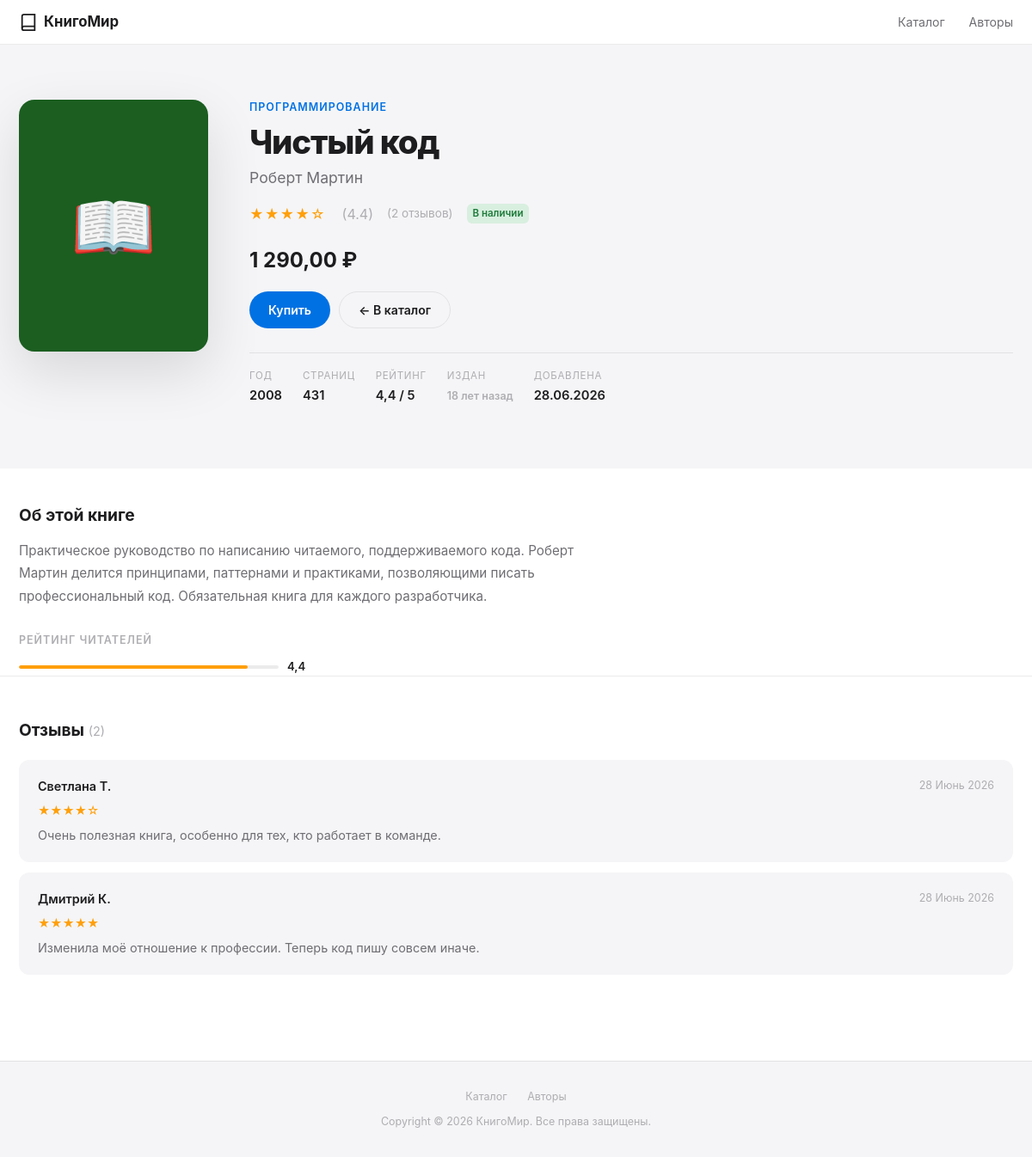
The page /book/21/ on the database its author committed.
### catalog/models.py (models this page shows, shortened)
class Genre(models.Model):
    name = models.CharField('Название жанра', max_length=100, unique=True)
    slug = models.SlugField('Slug', max_length=100, unique=True)
    class Meta:
        verbose_name = 'Жанр'
        verbose_name_plural = 'Жанры'
        ordering = ['name']

class Book(models.Model):
    STATUS_AVAILABLE = 'available'
    STATUS_OUT_OF_STOCK = 'out_of_stock'
    STATUS_COMING_SOON = 'coming_soon'
    STATUS_CHOICES = [
        (STATUS_AVAILABLE, 'В наличии'),
        (STATUS_OUT_OF_STOCK, 'Нет в наличии'),
        (STATUS_COMING_SOON, 'Скоро в продаже'),
    ]
    title = models.CharField('Название', max_length=255)
    author = models.ForeignKey(
        Author,
        on_delete=models.CASCADE,
        verbose_name='Автор',
        related_name='books',
    )
    genres = models.ManyToManyField(
        Genre,
        verbose_name='Жанры',
        related_name='books',
        blank=True,
    )
    description = models.TextField('Описание')
    published_year = models.PositiveSmallIntegerField('Год издания')
    pages = models.PositiveSmallIntegerField('Количество страниц')
    price = models.DecimalField('Цена (руб.)', max_digits=8, decimal_places=2)
    rating = models.FloatField(
        'Рейтинг',
        default=0.0,
        validators=[MinValueValidator(0.0), MaxValueValidator(5.0)],
    )
    status = models.CharField(
        'Статус',
        max_length=20,
        choices=STATUS_CHOICES,
        default=STATUS_AVAILABLE,
    )
    created_at = models.DateTimeField('Добавлена', auto_now_add=True)
    cover_color = models.CharField(
        'Цвет обложки (HEX)',
        max_length=7,
        default='#4A90D9',
        help_text='Например: #4A90D9',
    )
    class Meta:
        verbose_name = 'Книга'
        verbose_name_plural = 'Книги'
        ordering = ['-created_at']
    @property
    def is_available(self):
        return self.status == self.STATUS_AVAILABLE

class Author(models.Model):
    first_name = models.CharField('Имя', max_length=100)
    last_name = models.CharField('Фамилия', max_length=100)
    birth_year = models.PositiveSmallIntegerField('Год рождения', null=True, blank=True)
    bio = models.TextField('Биография', blank=True)
    class Meta:
        verbose_name = 'Автор'
        verbose_name_plural = 'Авторы'
        ordering = ['last_name', 'first_name']
    @property
    def full_name(self):
        return f'{self.first_name} {self.last_name}'

class Review(models.Model):
    book = models.ForeignKey(
        Book,
        on_delete=models.CASCADE,
        verbose_name='Книга',
        related_name='reviews',
    )
    reviewer_name = models.CharField('Имя читателя', max_length=100)
    score = models.PositiveSmallIntegerField(
        'Оценка (1-5)',
        validators=[MinValueValidator(1), MaxValueValidator(5)],
    )
    text = models.TextField('Текст отзыва')
    created_at = models.DateTimeField('Дата отзыва', auto_now_add=True)
    class Meta:
        verbose_name = 'Отзыв'
        verbose_name_plural = 'Отзывы'
        ordering = ['-created_at']

### catalog/views.py (the view)
# urls.py: path('book/<int:pk>/', views.book_detail, name='book_detail'),
def book_detail(request, pk):
    book = get_object_or_404(
        Book.objects.select_related('author').prefetch_related('genres', 'reviews'),
        pk=pk,
    )
    reviews = book.reviews.all()
    context = {
        'book': book,
        'reviews': reviews,
        'reviews_count': reviews.count(),
    }
    return render(request, 'catalog/book_detail.html', context)

### catalog/templatetags/book_tags.py (called while the page is built)
@register.simple_tag
def site_name():
    return SITE_TITLE

@register.simple_tag
def star_rating(rating):
    try:
        rating = float(rating)
    except (TypeError, ValueError):
        rating = 0.0
    full_stars = int(rating)
    empty_stars = 5 - full_stars
    stars_html = '★' * full_stars + '☆' * empty_stars
    rating_str = f'{rating:.1f}'
    return format_html(
        '<span class="stars" title="Рейтинг {}/5">{}</span>'
        '<span class="rating-num">({})</span>',
        rating_str, stars_html, rating_str,
    )

@register.simple_tag
def book_age(published_year):
    try:
        years = date.today().year - int(published_year)
    except (TypeError, ValueError):
        return mark_safe('<span class="book-age">—</span>')
    if years == 0:
        label = 'В этом году'
    elif years == 1:
        label = '1 год назад'
    elif 2 <= years <= 4:
        label = f'{years} года назад'
    else:
        label = f'{years} лет назад'
    return format_html('<span class="book-age">{}</span>', label)

@register.filter(name='rubles')
def rubles(value):
    try:
        amount = float(value)
    except (TypeError, ValueError):
        return value
    integer_part = int(amount)
    decimal_part = round((amount - integer_part) * 100)
    formatted_int = f'{integer_part:,}'.replace(',', '\u00a0')  # неразрывный пробел
    return mark_safe(f'{formatted_int},{decimal_part:02d}\u00a0₽')

@register.filter(name='status_badge')
def status_badge(status):
    badges = {
        'available':    ('badge-green', 'В наличии'),
        'out_of_stock': ('badge-red',   'Нет в наличии'),
        'coming_soon':  ('badge-blue',  'Скоро в продаже'),
    }
    css_class, label = badges.get(status, ('badge-gray', status))
    return format_html(
        '<span class="badge {}">{}</span>',
        css_class, label,
    )

### catalog/templates/catalog/book_detail.html (shortened to what this page needs)
{% extends "catalog/base.html" %}
{% load book_tags %}
{% block content %}
<div class="detail-hero">
    <div class="detail-hero-inner">
        <div class="detail-cover-wrap" style="background:{{ book.cover_color }};">📖</div>
        <div>
            <div class="detail-eyebrow">
                {% for genre in book.genres.all %}{{ genre.name }}{% if not forloop.last %}, {% endif %}{% endfor %}
            </div>
            <h1 class="detail-title">{{ book.title }}</h1>
            <div class="detail-author">{{ book.author.full_name }}</div>
            <div class="detail-meta-row">
                {% star_rating book.rating %}
                <span style="color:var(--text-tertiary);font-size:.85rem;">({{ reviews_count }} отзывов)</span>
                {{ book.status|status_badge }}
            </div>
            <div class="detail-price-tag">
                {{ book.price|rubles }}
            </div>
            <div class="detail-actions" style="margin-top:18px;">
                {% if book.is_available %}
                <a class="btn btn-primary" href="#">Купить</a>
                {% endif %}
                <a class="btn btn-outline" href="{% url 'catalog:book_list' %}">← В каталог</a>
            </div>
            <div class="detail-facts">
                <div class="detail-fact-item">
                    <span class="detail-fact-label">Год</span>
                    <span class="detail-fact-value">{{ book.published_year }}</span>
                </div>
                <div class="detail-fact-item">
                    <span class="detail-fact-label">Страниц</span>
                    <span class="detail-fact-value">{{ book.pages }}</span>
                </div>
                <div class="detail-fact-item">
                    <span class="detail-fact-label">Рейтинг</span>
                    <span class="detail-fact-value">{{ book.rating|floatformat:1 }} / 5</span>
                </div>
                <div class="detail-fact-item">
                    <span class="detail-fact-label">Издан</span>
                    <span class="detail-fact-value">{% book_age book.published_year %}</span>
                </div>
                <div class="detail-fact-item">
                    <span class="detail-fact-label">Добавлена</span>
                    <span class="detail-fact-value">{{ book.created_at|date:"d.m.Y" }}</span>
                </div>
            </div>
        </div>
    </div>
</div>
<div class="container" style="padding-top:40px;padding-bottom:0;">
    <h2 style="font-size:1.2rem;font-weight:700;margin-bottom:14px;">Об этой книге</h2>
    <div style="font-size:.95rem;color:var(--text-secondary);line-height:1.75;max-width:680px;">
        {{ book.description|linebreaks }}
    </div>
    <div style="margin-top:28px;">
        <div style="font-size:.78rem;font-weight:600;text-transform:uppercase;letter-spacing:.08em;color:var(--text-tertiary);margin-bottom:12px;">Рейтинг читателей</div>
        <div class="rating-bar-wrap" style="max-width:340px;">
            <div class="rating-bar-track">
                <div class="rating-bar-fill" style="width:{% widthratio book.rating 5 100 %}%;"></div>
            </div>
            <span class="rating-bar-label">{{ book.rating|floatformat:1 }}</span>
        </div>
    </div>
</div>
<div class="reviews-section container">
    {% with count=reviews_count %}
    <h2 style="font-size:1.2rem;font-weight:700;margin-bottom:20px;">
        Отзывы
        <span style="font-size:.9rem;font-weight:400;color:var(--text-tertiary);">({{ count }})</span>
    </h2>
    {% endwith %}
    {% for review in reviews %}
    <div class="review-card">
        <div class="review-top">
            <span class="reviewer">{{ review.reviewer_name }}</span>
            <span class="review-date">{{ review.created_at|date:"d F Y" }}</span>
        </div>
        <div class="review-stars">
            {% for i in "12345" %}{% if forloop.counter <= review.score %}★{% else %}☆{% endif %}{% endfor %}
        </div>
        <p style="font-size:.9rem;color:var(--text-secondary);line-height:1.6;">{{ review.text }}</p>
    </div>
    {% empty %}
    <div class="empty-state" style="padding:40px 0;">
        <div class="empty-state-icon" style="font-size:2.5rem;">💬</div>
        <div class="empty-state-title">Отзывов пока нет</div>
    </div>
    {% endfor %}
</div>
{% endblock %}

### rows shown on the page
Genre: name "ПРОГРАММИРОВАНИЕ"
Book: title "Чистый код", author.full_name "Роберт Мартин", rating "★★★★☆ (4.4)", status|status_badge "В наличии", price|rubles "1 290,00 ₽", published_year "2008", pages "431", rating "4,4", published_year "18 лет назад", created_at "28.06.2026", description "Практическое руководство по написанию читаемого, поддерживаемого кода. Роберт Мартин делится принципами, паттернами и практиками, позволяющими писать профессиональный код. Обязательная книга для каждого разработчика."
Review: reviewer_name "Светлана Т.", created_at "28 Июнь 2026", score 4 (drawn), text "Очень полезная книга, особенно для тех, кто работает в команде."
Review: reviewer_name "Дмитрий К.", created_at "28 Июнь 2026", text "Изменила моё отношение к профессии. Теперь код пишу совсем иначе."

### other values the page prints
{{ reviews_count }} "2"
{{ count }} "2"
